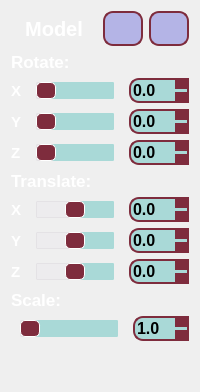
      <widget class="QWidget" name="page_RTS_model">
       <layout class="QVBoxLayout" name="verticalLayout">
        <item>
         <layout class="QHBoxLayout" name="horizontalLayout_29">
          <property name="topMargin">
           <number>0</number>
          </property>
          <item>
           <widget class="QLabel" name="label_M_2">
            <property name="styleSheet">
             <string notr="true">font-family: &quot;Comic Sans MS&quot;;
font: bold 20px;
color: white;</string>
            </property>
            <property name="text">
             <string>Model</string>
            </property>
            <property name="alignment">
             <set>Qt::AlignCenter</set>
            </property>
           </widget>
          </item>
          <item>
           <widget class="QToolButton" name="toolButton_reset_matrix_model">
            <property name="minimumSize">
             <size>
              <width>40</width>
              <height>35</height>
             </size>
            </property>
            <property name="sizeIncrement">
             <size>
              <width>40</width>
              <height>35</height>
             </size>
            </property>
            <property name="cursor">
             <cursorShape>PointingHandCursor</cursorShape>
            </property>
            <property name="styleSheet">
             <string notr="true">QToolButton {
border-radius: 10px;
border: 2px solid rgb(126, 44, 61); 
background-color: rgb(180, 180, 230);
}
QToolButton:pressed {
    background-color: qlineargradient(x1: 0, y1: 0, x2: 0, y2: 1,
                                      stop: 0 #BEBEBE, stop: 1 #D7D7D7);
}
QToolButton:hover {
	border: 2px solid black;
}</string>
            </property>
            <property name="text">
             <string/>
            </property>
            <property name="icon">
             <iconset resource="../icons.qrc">
              <normaloff>:/icons_ui/synchronize.png</normaloff>:/icons_ui/synchronize.png</iconset>
            </property>
            <property name="iconSize">
             <size>
              <width>25</width>
              <height>25</height>
             </size>
            </property>
           </widget>
          </item>
          <item>
           <widget class="QToolButton" name="toolButton_model_min_max_settings">
            <property name="minimumSize">
             <size>
              <width>40</width>
              <height>35</height>
             </size>
            </property>
            <property name="sizeIncrement">
             <size>
              <width>40</width>
              <height>35</height>
             </size>
            </property>
            <property name="cursor">
             <cursorShape>PointingHandCursor</cursorShape>
            </property>
            <property name="styleSheet">
             <string notr="true">QToolButton {
border-radius: 10px;
border: 2px solid rgb(126, 44, 61); 
background-color: rgb(180, 180, 230);
}
QToolButton:pressed {
    background-color: qlineargradient(x1: 0, y1: 0, x2: 0, y2: 1,
                                      stop: 0 #BEBEBE, stop: 1 #D7D7D7);
}
QToolButton:hover {
	border: 2px solid black;
}</string>
            </property>
            <property name="text">
             <string/>
            </property>
            <property name="icon">
             <iconset resource="../icons.qrc">
              <normaloff>:/icons_ui/control.png</normaloff>:/icons_ui/control.png</iconset>
            </property>
            <property name="iconSize">
             <size>
              <width>25</width>
              <height>25</height>
             </size>
            </property>
           </widget>
          </item>
         </layout>
        </item>
        <item>
         <widget class="QLabel" name="label_R_2">
          <property name="styleSheet">
           <string notr="true">font-family: &quot;Comic Sans MS&quot;;
font: bold 17px;
color: white;</string>
          </property>
          <property name="text">
           <string>Rotate:</string>
          </property>
         </widget>
        </item>
        <item>
         <layout class="QHBoxLayout" name="horLay_M_RX">
          <item>
           <widget class="QLabel" name="label_M_RX">
            <property name="styleSheet">
             <string notr="true">font-family: &quot;Comic Sans MS&quot;;
font: bold 15px;
color: white;</string>
            </property>
            <property name="text">
             <string>X</string>
            </property>
           </widget>
          </item>
          <item>
           <widget class="QSlider" name="slider_M_RX">
            <property name="minimumSize">
             <size>
              <width>0</width>
              <height>0</height>
             </size>
            </property>
            <property name="maximumSize">
             <size>
              <width>16777215</width>
              <height>17</height>
             </size>
            </property>
            <property name="cursor">
             <cursorShape>OpenHandCursor</cursorShape>
            </property>
            <property name="styleSheet">
             <string notr="true">QSlider::groove:horizontal {
    background: white;
	left: 9px; right: 9px;
    position: absolute; /* absolutely position 4px from the left and right of the widget. setting margins on the widget should work too... */
}
QSlider::add-page:horizontal {
    background: rgb(169, 217, 215);
   border: 1px solid rgb(169, 217, 215);
	border-radius:1px;
}
QSlider::sub-page:horizontal {
    background: rgb(237, 236, 238);
   border: 1px solid rgb(228, 226, 229);
	border-radius:1px;
}
QSlider::handle:horizontal {
background: rgb(126, 44, 61); 
border-radius:5px; 
border: 1px solid white; 
width: 18px;  
}</string>
            </property>
            <property name="minimum">
             <number>0</number>
            </property>
            <property name="maximum">
             <number>360</number>
            </property>
            <property name="orientation">
             <enum>Qt::Horizontal</enum>
            </property>
           </widget>
          </item>
          <item>
           <widget class="QDoubleSpinBox" name="doubleSpinBox_M_RX">
            <property name="maximumSize">
             <size>
              <width>60</width>
              <height>16777215</height>
             </size>
            </property>
            <property name="cursor">
             <cursorShape>PointingHandCursor</cursorShape>
            </property>
            <property name="styleSheet">
             <string notr="true">QDoubleSpinBox {
	border: 2px solid rgb(126, 44, 61); ;
	border-radius: 10px;
	background: rgb(169, 217, 215);
	font: bold 16px;
	color: black;
	font-family: &quot;Comic Sans MS&quot;;
 }
 QDoubleSpinBox::up-button {
	 subcontrol-origin: border;
     subcontrol-position: top right;
	background: rgb(126, 44, 61);
     height: 11px;
	width: 14px;
 }
 QDoubleSpinBox::down-button {
     subcontrol-origin: border;
     subcontrol-position: bottom right;
	background: rgb(126, 44, 61);
	height: 11px;
	width: 14px;
 }
QDoubleSpinBox::down-button:hover {
    background-color: lightgray;
}
QDoubleSpinBox::up-button:hover {
    background-color: lightgray;
}
QDoubleSpinBox::down-button:pressed {
    background-color: qlineargradient(x1: 0, y1: 0, x2: 0, y2: 1,
                                      stop: 0 #BEBEBE, stop: 1 #D7D7D7);
}
QDoubleSpinBox::up-button:pressed {
    background-color: qlineargradient(x1: 0, y1: 0, x2: 0, y2: 1,
                                      stop: 0 #BEBEBE, stop: 1 #D7D7D7);
}</string>
            </property>
            <property name="decimals">
             <number>1</number>
            </property>
            <property name="minimum">
             <double>0.000000000000000</double>
            </property>
            <property name="maximum">
             <double>360.000000000000000</double>
            </property>
           </widget>
          </item>
         </layout>
        </item>
        <item>
         <layout class="QHBoxLayout" name="horLay_M_RY">
          <item>
           <widget class="QLabel" name="label_M_RY">
            <property name="styleSheet">
             <string notr="true">font-family: &quot;Comic Sans MS&quot;;
font: bold 15px;
color: white;</string>
            </property>
            <property name="text">
             <string>Y</string>
            </property>
           </widget>
          </item>
          <item>
           <widget class="QSlider" name="slider_M_RY">
            <property name="minimumSize">
             <size>
              <width>0</width>
              <height>0</height>
             </size>
            </property>
            <property name="maximumSize">
             <size>
              <width>16777215</width>
              <height>17</height>
             </size>
            </property>
            <property name="cursor">
             <cursorShape>OpenHandCursor</cursorShape>
            </property>
            <property name="styleSheet">
             <string notr="true">QSlider::groove:horizontal {
    background: white;
	left: 9px; right: 9px;
    position: absolute; /* absolutely position 4px from the left and right of the widget. setting margins on the widget should work too... */
}
QSlider::add-page:horizontal {
    background: rgb(169, 217, 215);
   border: 1px solid rgb(169, 217, 215);
	border-radius:1px;
}
QSlider::sub-page:horizontal {
    background: rgb(237, 236, 238);
   border: 1px solid rgb(228, 226, 229);
	border-radius:1px;
}
QSlider::handle:horizontal {
background: rgb(126, 44, 61); 
border-radius:5px; 
border: 1px solid white; 
width: 18px;  
}</string>
            </property>
            <property name="minimum">
             <number>0</number>
            </property>
            <property name="maximum">
             <number>360</number>
            </property>
            <property name="orientation">
             <enum>Qt::Horizontal</enum>
            </property>
           </widget>
          </item>
          <item>
           <widget class="QDoubleSpinBox" name="doubleSpinBox_M_RY">
            <property name="maximumSize">
             <size>
              <width>60</width>
              <height>16777215</height>
             </size>
            </property>
            <property name="cursor">
             <cursorShape>PointingHandCursor</cursorShape>
            </property>
            <property name="styleSheet">
             <string notr="true">QDoubleSpinBox {
	border: 2px solid rgb(126, 44, 61); ;
	border-radius: 10px;
	background: rgb(169, 217, 215);
	font: bold 16px;
	color: black;
	font-family: &quot;Comic Sans MS&quot;;
 }
 QDoubleSpinBox::up-button {
	 subcontrol-origin: border;
     subcontrol-position: top right;
	background: rgb(126, 44, 61);
     height: 11px;
	width: 14px;
 }
 QDoubleSpinBox::down-button {
     subcontrol-origin: border;
     subcontrol-position: bottom right;
	background: rgb(126, 44, 61);
	height: 11px;
	width: 14px;
 }
QDoubleSpinBox::down-button:hover {
    background-color: lightgray;
}
QDoubleSpinBox::up-button:hover {
    background-color: lightgray;
}
QDoubleSpinBox::down-button:pressed {
    background-color: qlineargradient(x1: 0, y1: 0, x2: 0, y2: 1,
                                      stop: 0 #BEBEBE, stop: 1 #D7D7D7);
}
QDoubleSpinBox::up-button:pressed {
    background-color: qlineargradient(x1: 0, y1: 0, x2: 0, y2: 1,
                                      stop: 0 #BEBEBE, stop: 1 #D7D7D7);
}</string>
            </property>
            <property name="decimals">
             <number>1</number>
            </property>
            <property name="minimum">
             <double>0.000000000000000</double>
            </property>
            <property name="maximum">
             <double>360.000000000000000</double>
            </property>
           </widget>
          </item>
         </layout>
        </item>
        <item>
         <layout class="QHBoxLayout" name="horLay_M_RZ">
          <item>
           <widget class="QLabel" name="label_M_RZ">
            <property name="styleSheet">
             <string notr="true">font-family: &quot;Comic Sans MS&quot;;
font: bold 15px;
color: white;</string>
            </property>
            <property name="text">
             <string>Z</string>
            </property>
           </widget>
          </item>
          <item>
           <widget class="QSlider" name="slider_M_RZ">
            <property name="minimumSize">
             <size>
              <width>0</width>
              <height>0</height>
             </size>
            </property>
            <property name="maximumSize">
             <size>
              <width>16777215</width>
              <height>17</height>
             </size>
            </property>
            <property name="cursor">
             <cursorShape>OpenHandCursor</cursorShape>
            </property>
            <property name="styleSheet">
             <string notr="true">QSlider::groove:horizontal {
    background: white;
	left: 9px; right: 9px;
    position: absolute; /* absolutely position 4px from the left and right of the widget. setting margins on the widget should work too... */
}
QSlider::add-page:horizontal {
    background: rgb(169, 217, 215);
   border: 1px solid rgb(169, 217, 215);
	border-radius:1px;
}
QSlider::sub-page:horizontal {
    background: rgb(237, 236, 238);
   border: 1px solid rgb(228, 226, 229);
	border-radius:1px;
}
QSlider::handle:horizontal {
background: rgb(126, 44, 61); 
border-radius:5px; 
border: 1px solid white; 
width: 18px;  
}</string>
            </property>
            <property name="minimum">
             <number>0</number>
            </property>
            <property name="maximum">
             <number>360</number>
            </property>
            <property name="orientation">
             <enum>Qt::Horizontal</enum>
            </property>
           </widget>
          </item>
          <item>
           <widget class="QDoubleSpinBox" name="doubleSpinBox_M_RZ">
            <property name="maximumSize">
             <size>
              <width>60</width>
              <height>16777215</height>
             </size>
            </property>
            <property name="cursor">
             <cursorShape>PointingHandCursor</cursorShape>
            </property>
            <property name="styleSheet">
             <string notr="true">QDoubleSpinBox {
	border: 2px solid rgb(126, 44, 61); ;
	border-radius: 10px;
	background: rgb(169, 217, 215);
	font: bold 16px;
	color: black;
	font-family: &quot;Comic Sans MS&quot;;
 }
 QDoubleSpinBox::up-button {
	 subcontrol-origin: border;
     subcontrol-position: top right;
	background: rgb(126, 44, 61);
     height: 11px;
	width: 14px;
 }
 QDoubleSpinBox::down-button {
     subcontrol-origin: border;
     subcontrol-position: bottom right;
	background: rgb(126, 44, 61);
	height: 11px;
	width: 14px;
 }
QDoubleSpinBox::down-button:hover {
    background-color: lightgray;
}
QDoubleSpinBox::up-button:hover {
    background-color: lightgray;
}
QDoubleSpinBox::down-button:pressed {
    background-color: qlineargradient(x1: 0, y1: 0, x2: 0, y2: 1,
                                      stop: 0 #BEBEBE, stop: 1 #D7D7D7);
}
QDoubleSpinBox::up-button:pressed {
    background-color: qlineargradient(x1: 0, y1: 0, x2: 0, y2: 1,
                                      stop: 0 #BEBEBE, stop: 1 #D7D7D7);
}</string>
            </property>
            <property name="decimals">
             <number>1</number>
            </property>
            <property name="minimum">
             <double>0.000000000000000</double>
            </property>
            <property name="maximum">
             <double>360.000000000000000</double>
            </property>
           </widget>
          </item>
         </layout>
        </item>
        <item>
         <widget class="QLabel" name="label_T_2">
          <property name="styleSheet">
           <string notr="true">font-family: &quot;Comic Sans MS&quot;;
font: bold 17px;
color: white;</string>
          </property>
          <property name="text">
           <string>Translate:</string>
          </property>
         </widget>
        </item>
        <item>
         <layout class="QHBoxLayout" name="horLay_M_TX">
          <item>
           <widget class="QLabel" name="label_M_TX">
            <property name="styleSheet">
             <string notr="true">font-family: &quot;Comic Sans MS&quot;;
font: bold 15px;
color: white;</string>
            </property>
            <property name="text">
             <string>X</string>
            </property>
           </widget>
          </item>
          <item>
           <widget class="QSlider" name="slider_M_TX">
            <property name="minimumSize">
             <size>
              <width>0</width>
              <height>0</height>
             </size>
            </property>
            <property name="maximumSize">
             <size>
              <width>16777215</width>
              <height>17</height>
             </size>
            </property>
            <property name="cursor">
             <cursorShape>OpenHandCursor</cursorShape>
            </property>
            <property name="styleSheet">
             <string notr="true">QSlider::groove:horizontal {
    background: white;
	left: 9px; right: 9px;
    position: absolute; /* absolutely position 4px from the left and right of the widget. setting margins on the widget should work too... */
}
QSlider::add-page:horizontal {
    background: rgb(169, 217, 215);
   border: 1px solid rgb(169, 217, 215);
	border-radius:1px;
}
QSlider::sub-page:horizontal {
    background: rgb(237, 236, 238);
   border: 1px solid rgb(228, 226, 229);
	border-radius:1px;
}
QSlider::handle:horizontal {
background: rgb(126, 44, 61); 
border-radius:5px; 
border: 1px solid white; 
width: 18px;  
}</string>
            </property>
            <property name="minimum">
             <number>-50</number>
            </property>
            <property name="maximum">
             <number>50</number>
            </property>
            <property name="orientation">
             <enum>Qt::Horizontal</enum>
            </property>
           </widget>
          </item>
          <item>
           <widget class="QDoubleSpinBox" name="doubleSpinBox_M_TX">
            <property name="maximumSize">
             <size>
              <width>60</width>
              <height>16777215</height>
             </size>
            </property>
            <property name="cursor">
             <cursorShape>PointingHandCursor</cursorShape>
            </property>
            <property name="styleSheet">
             <string notr="true">QDoubleSpinBox {
	border: 2px solid rgb(126, 44, 61); ;
	border-radius: 10px;
	background: rgb(169, 217, 215);
	font: bold 16px;
	color: black;
	font-family: &quot;Comic Sans MS&quot;;
 }
 QDoubleSpinBox::up-button {
	 subcontrol-origin: border;
     subcontrol-position: top right;
	background: rgb(126, 44, 61);
     height: 11px;
	width: 14px;
 }
 QDoubleSpinBox::down-button {
     subcontrol-origin: border;
     subcontrol-position: bottom right;
	background: rgb(126, 44, 61);
	height: 11px;
	width: 14px;
 }
QDoubleSpinBox::down-button:hover {
    background-color: lightgray;
}
QDoubleSpinBox::up-button:hover {
    background-color: lightgray;
}
QDoubleSpinBox::down-button:pressed {
    background-color: qlineargradient(x1: 0, y1: 0, x2: 0, y2: 1,
                                      stop: 0 #BEBEBE, stop: 1 #D7D7D7);
}
QDoubleSpinBox::up-button:pressed {
    background-color: qlineargradient(x1: 0, y1: 0, x2: 0, y2: 1,
                                      stop: 0 #BEBEBE, stop: 1 #D7D7D7);
}</string>
            </property>
            <property name="decimals">
             <number>1</number>
            </property>
            <property name="minimum">
             <double>-50.000000000000000</double>
            </property>
            <property name="maximum">
             <double>50.000000000000000</double>
            </property>
           </widget>
          </item>
         </layout>
        </item>
        <item>
         <layout class="QHBoxLayout" name="horLay_M_TY">
          <item>
           <widget class="QLabel" name="label_M_TY">
            <property name="styleSheet">
             <string notr="true">font-family: &quot;Comic Sans MS&quot;;
font: bold 15px;
color: white;</string>
            </property>
            <property name="text">
             <string>Y</string>
            </property>
           </widget>
          </item>
          <item>
           <widget class="QSlider" name="slider_M_TY">
            <property name="minimumSize">
             <size>
              <width>0</width>
              <height>0</height>
             </size>
            </property>
            <property name="maximumSize">
             <size>
              <width>16777215</width>
              <height>17</height>
             </size>
            </property>
            <property name="cursor">
             <cursorShape>OpenHandCursor</cursorShape>
            </property>
            <property name="styleSheet">
             <string notr="true">QSlider::groove:horizontal {
    background: white;
	left: 9px; right: 9px;
    position: absolute; /* absolutely position 4px from the left and right of the widget. setting margins on the widget should work too... */
}
QSlider::add-page:horizontal {
    background: rgb(169, 217, 215);
   border: 1px solid rgb(169, 217, 215);
	border-radius:1px;
}
QSlider::sub-page:horizontal {
    background: rgb(237, 236, 238);
   border: 1px solid rgb(228, 226, 229);
	border-radius:1px;
}
QSlider::handle:horizontal {
background: rgb(126, 44, 61); 
border-radius:5px; 
border: 1px solid white; 
width: 18px;  
}</string>
            </property>
            <property name="minimum">
             <number>-50</number>
            </property>
            <property name="maximum">
             <number>50</number>
            </property>
            <property name="orientation">
             <enum>Qt::Horizontal</enum>
            </property>
           </widget>
          </item>
          <item>
           <widget class="QDoubleSpinBox" name="doubleSpinBox_M_TY">
            <property name="maximumSize">
             <size>
              <width>60</width>
              <height>16777215</height>
             </size>
            </property>
            <property name="cursor">
             <cursorShape>PointingHandCursor</cursorShape>
            </property>
            <property name="styleSheet">
             <string notr="true">QDoubleSpinBox {
	border: 2px solid rgb(126, 44, 61); ;
	border-radius: 10px;
	background: rgb(169, 217, 215);
	font: bold 16px;
	color: black;
	font-family: &quot;Comic Sans MS&quot;;
 }
 QDoubleSpinBox::up-button {
	 subcontrol-origin: border;
     subcontrol-position: top right;
	background: rgb(126, 44, 61);
     height: 11px;
	width: 14px;
 }
 QDoubleSpinBox::down-button {
     subcontrol-origin: border;
     subcontrol-position: bottom right;
	background: rgb(126, 44, 61);
	height: 11px;
	width: 14px;
 }
QDoubleSpinBox::down-button:hover {
    background-color: lightgray;
}
QDoubleSpinBox::up-button:hover {
    background-color: lightgray;
}
QDoubleSpinBox::down-button:pressed {
    background-color: qlineargradient(x1: 0, y1: 0, x2: 0, y2: 1,
                                      stop: 0 #BEBEBE, stop: 1 #D7D7D7);
}
QDoubleSpinBox::up-button:pressed {
    background-color: qlineargradient(x1: 0, y1: 0, x2: 0, y2: 1,
                                      stop: 0 #BEBEBE, stop: 1 #D7D7D7);
}</string>
            </property>
            <property name="decimals">
             <number>1</number>
            </property>
            <property name="minimum">
             <double>-50.000000000000000</double>
            </property>
            <property name="maximum">
             <double>50.000000000000000</double>
            </property>
           </widget>
          </item>
         </layout>
        </item>
        <item>
         <layout class="QHBoxLayout" name="horLay_M_TZ">
          <item>
           <widget class="QLabel" name="label_M_TZ">
            <property name="styleSheet">
             <string notr="true">font-family: &quot;Comic Sans MS&quot;;
font: bold 15px;
color: white;</string>
            </property>
            <property name="text">
             <string>Z</string>
            </property>
           </widget>
          </item>
          <item>
           <widget class="QSlider" name="slider_M_TZ">
            <property name="minimumSize">
             <size>
              <width>0</width>
              <height>0</height>
             </size>
            </property>
            <property name="maximumSize">
             <size>
              <width>16777215</width>
              <height>17</height>
             </size>
            </property>
            <property name="cursor">
             <cursorShape>OpenHandCursor</cursorShape>
            </property>
            <property name="styleSheet">
             <string notr="true">QSlider::groove:horizontal {
    background: white;
	left: 9px; right: 9px;
    position: absolute; /* absolutely position 4px from the left and right of the widget. setting margins on the widget should work too... */
}
QSlider::add-page:horizontal {
    background: rgb(169, 217, 215);
   border: 1px solid rgb(169, 217, 215);
	border-radius:1px;
}
QSlider::sub-page:horizontal {
    background: rgb(237, 236, 238);
   border: 1px solid rgb(228, 226, 229);
	border-radius:1px;
}
QSlider::handle:horizontal {
background: rgb(126, 44, 61); 
border-radius:5px; 
border: 1px solid white; 
width: 18px;  
}</string>
            </property>
            <property name="minimum">
             <number>-50</number>
            </property>
            <property name="maximum">
             <number>50</number>
            </property>
            <property name="orientation">
             <enum>Qt::Horizontal</enum>
            </property>
           </widget>
          </item>
          <item>
           <widget class="QDoubleSpinBox" name="doubleSpinBox_M_TZ">
            <property name="maximumSize">
             <size>
              <width>60</width>
              <height>16777215</height>
             </size>
            </property>
            <property name="cursor">
             <cursorShape>PointingHandCursor</cursorShape>
            </property>
            <property name="styleSheet">
             <string notr="true">QDoubleSpinBox {
	border: 2px solid rgb(126, 44, 61); ;
	border-radius: 10px;
	background: rgb(169, 217, 215);
	font: bold 16px;
	color: black;
	font-family: &quot;Comic Sans MS&quot;;
 }
 QDoubleSpinBox::up-button {
	 subcontrol-origin: border;
     subcontrol-position: top right;
	background: rgb(126, 44, 61);
     height: 11px;
	width: 14px;
 }
 QDoubleSpinBox::down-button {
     subcontrol-origin: border;
     subcontrol-position: bottom right;
	background: rgb(126, 44, 61);
	height: 11px;
	width: 14px;
 }
QDoubleSpinBox::down-button:hover {
    background-color: lightgray;
}
QDoubleSpinBox::up-button:hover {
    background-color: lightgray;
}
QDoubleSpinBox::down-button:pressed {
    background-color: qlineargradient(x1: 0, y1: 0, x2: 0, y2: 1,
                                      stop: 0 #BEBEBE, stop: 1 #D7D7D7);
}
QDoubleSpinBox::up-button:pressed {
    background-color: qlineargradient(x1: 0, y1: 0, x2: 0, y2: 1,
                                      stop: 0 #BEBEBE, stop: 1 #D7D7D7);
}</string>
            </property>
            <property name="decimals">
             <number>1</number>
            </property>
            <property name="minimum">
             <double>-50.000000000000000</double>
            </property>
            <property name="maximum">
             <double>50.000000000000000</double>
            </property>
            <property name="value">
             <double>0.000000000000000</double>
            </property>
           </widget>
          </item>
         </layout>
        </item>
        <item>
         <widget class="QLabel" name="label_Scale_2">
          <property name="styleSheet">
           <string notr="true">font-family: &quot;Comic Sans MS&quot;;
font: bold 17px;
color: white;</string>
          </property>
          <property name="text">
           <string>Scale:</string>
          </property>
         </widget>
        </item>
        <item>
         <layout class="QHBoxLayout" name="horizontalLayout_5">
          <property name="topMargin">
           <number>0</number>
          </property>
          <item>
           <widget class="QSlider" name="slider_M_Scale">
            <property name="minimumSize">
             <size>
              <width>0</width>
              <height>0</height>
             </size>
            </property>
            <property name="maximumSize">
             <size>
              <width>16777215</width>
              <height>17</height>
             </size>
            </property>
            <property name="cursor">
             <cursorShape>OpenHandCursor</cursorShape>
            </property>
            <property name="styleSheet">
             <string notr="true">QSlider::groove:horizontal {
    background: white;
	left: 9px; right: 9px;
    position: absolute; /* absolutely position 4px from the left and right of the widget. setting margins on the widget should work too... */
}
QSlider::add-page:horizontal {
    background: rgb(169, 217, 215);
   border: 1px solid rgb(169, 217, 215);
	border-radius:1px;
}
QSlider::sub-page:horizontal {
    background: rgb(237, 236, 238);
   border: 1px solid rgb(228, 226, 229);
	border-radius:1px;
}
QSlider::handle:horizontal {
background: rgb(126, 44, 61); 
border-radius:5px; 
border: 1px solid white; 
width: 18px;  
}</string>
            </property>
            <property name="minimum">
             <number>1</number>
            </property>
            <property name="maximum">
             <number>20</number>
            </property>
            <property name="value">
             <number>1</number>
            </property>
            <property name="orientation">
             <enum>Qt::Horizontal</enum>
            </property>
           </widget>
          </item>
          <item>
           <widget class="QDoubleSpinBox" name="doubleSpinBox_M_Scale">
            <property name="maximumSize">
             <size>
              <width>60</width>
              <height>16777215</height>
             </size>
            </property>
            <property name="cursor">
             <cursorShape>PointingHandCursor</cursorShape>
            </property>
            <property name="styleSheet">
             <string notr="true">QDoubleSpinBox {
	border: 2px solid rgb(126, 44, 61); ;
	border-radius: 10px;
	background: rgb(169, 217, 215);
	font: bold 16px;
	color: black;
	font-family: &quot;Comic Sans MS&quot;;
 }
 QDoubleSpinBox::up-button {
	 subcontrol-origin: border;
     subcontrol-position: top right;
	background: rgb(126, 44, 61);
     height: 11px;
	width: 14px;
 }
 QDoubleSpinBox::down-button {
     subcontrol-origin: border;
     subcontrol-position: bottom right;
	background: rgb(126, 44, 61);
	height: 11px;
	width: 14px;
 }
QDoubleSpinBox::down-button:hover {
    background-color: lightgray;
}
QDoubleSpinBox::up-button:hover {
    background-color: lightgray;
}
QDoubleSpinBox::down-button:pressed {
    background-color: qlineargradient(x1: 0, y1: 0, x2: 0, y2: 1,
                                      stop: 0 #BEBEBE, stop: 1 #D7D7D7);
}
QDoubleSpinBox::up-button:pressed {
    background-color: qlineargradient(x1: 0, y1: 0, x2: 0, y2: 1,
                                      stop: 0 #BEBEBE, stop: 1 #D7D7D7);
}</string>
            </property>
            <property name="decimals">
             <number>1</number>
            </property>
            <property name="maximum">
             <double>20.000000000000000</double>
            </property>
            <property name="value">
             <double>1.000000000000000</double>
            </property>
           </widget>
          </item>
         </layout>
        </item>
        <item>
         <spacer name="vertSpacer_2">
          <property name="orientation">
           <enum>Qt::Vertical</enum>
          </property>
          <property name="sizeHint" stdset="0">
           <size>
            <width>20</width>
            <height>40</height>
           </size>
          </property>
         </spacer>
        </item>
       </layout>
      </widget>
